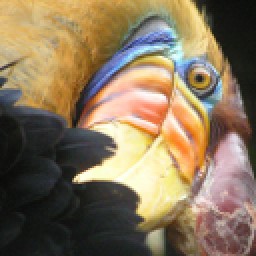
#> input picture Machine Learning(COMP 5630)/Assignment 0/test.png, 128 x 128 px (shown 2 times larger)
$ jupyter execute --allow-errors Assignment_0_Sujay_Jakka.ipynb
#> lines starting #> are read from the running program, lines starting #| are printed output that depends on the picture; after the words box and inside, x2 and y2 are one past the last pixel; in counts of white or black regions, pixels touching at a corner belong together
[cell 1]
#Problem 1

import numpy as np
import matplotlib.pyplot as plt

#> (the rest of this cell did not finish here and is left out)

[cell 2]
#Problem 2

import cv2

img = cv2.imread("test.png")
#> img is the input picture: shape (128, 128, 3); mean B, G, R 91.3, 117.4, 135.4
x, y, z = np.shape(img)
#> x = 128; y = 128; z = 3

output_1 = np.zeros((x, y, z))
output_2 = img.copy()

for i in range(x):
  for j in range(y):
    vector = img[i][j]
    dist_1 = np.linalg.norm(vector - [255, 0, 0])
    dist_2 = np.linalg.norm(vector - [0, 255, 0])
    dist_3 = np.linalg.norm(vector - [0, 0, 255])

    min_dist = min(dist_1, dist_2, dist_3)

    if min_dist == dist_1:
      output_1[i][j] = [255, 0, 0]

    elif min_dist == dist_2:
      output_1[i][j] = [0, 255, 0]

    else:
      output_1[i][j] = [0, 0, 255]
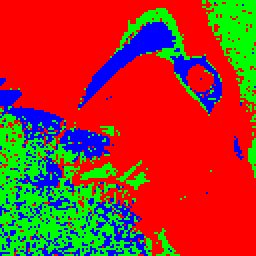
#> output_1: shape (128, 128, 3) float64 (shown 2 times larger); mean B, G, R 36.3, 56.3, 162.3

cv2.imwrite("output1.png", output_1)

square_size = 50

x_start, y_start = (x - 50) // 2, (y - 50) // 2
#> x_start = 39; y_start = 39

output_2[x_start:x_start + 50, y_start:y_start + 50] = [0, 0, 0]
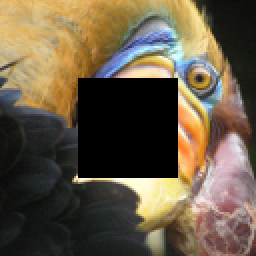
#> output_2: shape (128, 128, 3) (shown 2 times larger); 15.26% of pixels changed, all inside (x1, y1, x2, y2) = (39, 39, 89, 89)

cv2.imwrite("output2.png", output_2)
#> Out = True
